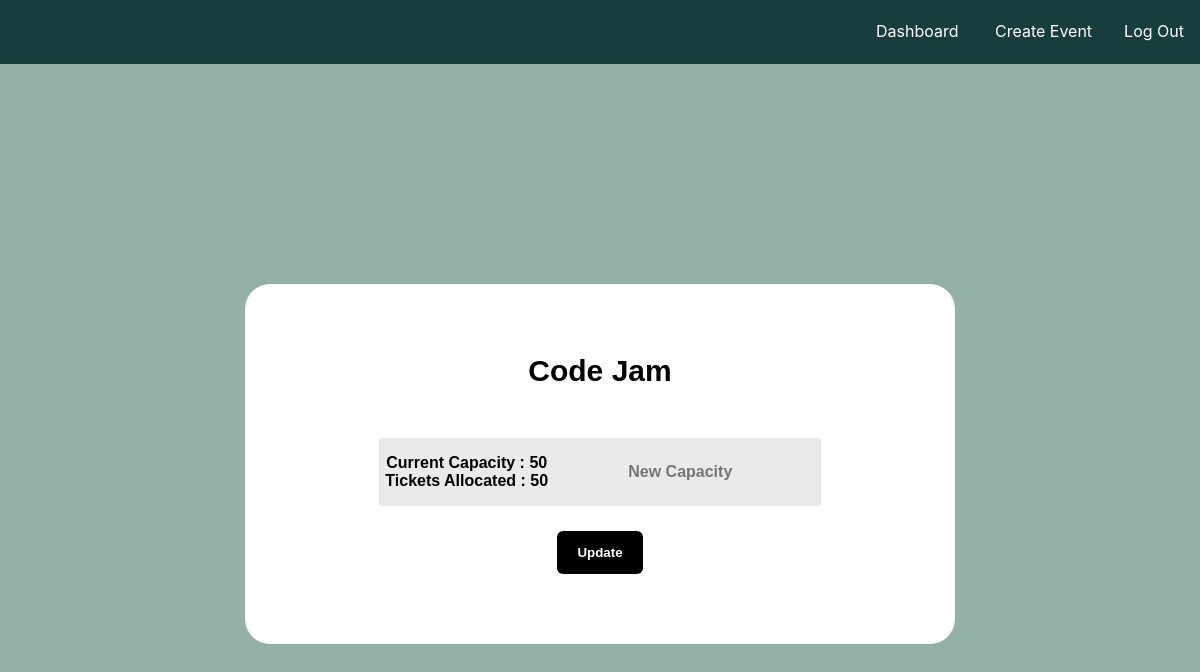
The page /events/edit/2 (signed in) on the database as committed earlier.
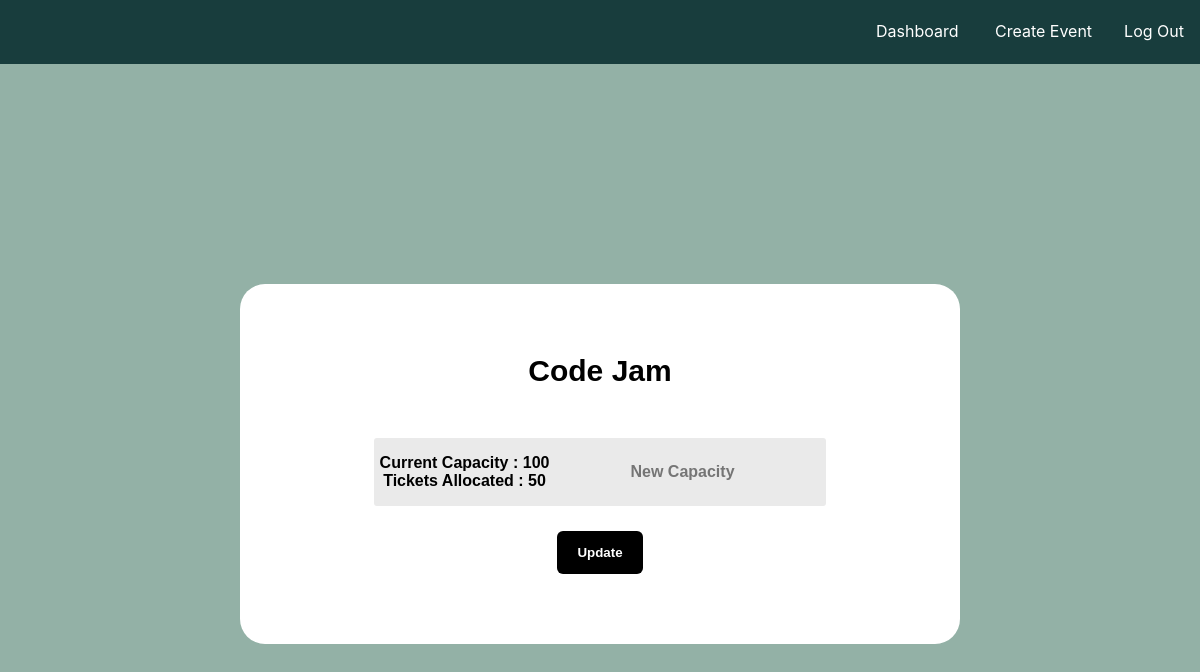
The same page on the database as committed later.
### content/models.py (models this page shows, shortened)
class Event(db.Model):
    __tablename__ = 'event'
    id = db.Column(db.Integer, primary_key = True)
    name = db.Column(db.Text())
    description = db.Column(db.Text())
    date = db.Column(db.Date)   # 1-1 with html type="date"
    start_time = db.Column(db.Time)
    duration = db.Column(db.Time)
    capacity = db.Column(db.Integer)
    tickets_allocated = db.Column(db.Integer, default=0)
    location = db.Column(db.Text())
    cancelled = db.Column(db.Boolean, default=False)
    tickets = db.relationship('Ticket', back_populates='event')
    barcodes = db.relationship('Barcode', back_populates='events')

### eventbyte.py (the view, shortened to what this page needs)
@login_required
@app.route('/events/edit/<int:event_id>', methods=['GET','POST'])
def edit_event(event_id):
   if isSuperUser(current_user):
      try:
         event = Event.query.get(event_id)
      except Exception as e:
         print(e)
         print(f"Erorr occured trying to get details for event {event_id}")
         flash("Error fetching event details", "error")
         return redirect(url_for('all_events'))
      if event is None:
         print("Event does not exist")
         flash("This event doesn't exist", "error")
         return redirect(url_for('all_events'))
      if request.method == 'GET':
         return render_template('/pages/events/edit-event.html',
                                 event = event
                              )
   else:
      flash("Only superusers can edit events", "error")
      return redirect(url_for('dashboard'))

### eventbyte.py (called while the page is built)
@login_manager.user_loader
def load_user(user_id):
   return User.query.get(int(user_id))

def isSuperUser(user) -> bool:
   try:
      super_user = SuperUser.query.get(user.id)
      if super_user:
            return True
      else:
            return False
   except Exception as e:
      print("Error occurred trying to determine if this user was a superuser")
      print(e)
      return False

### templates/pages/events/edit-event.html (shortened to what this page needs)
{% extends 'components/base.html' %}
{% block css %}
<link rel="stylesheet" href="/static/css/tags/forms.css" type="text/css">
<link rel="stylesheet" href="/static/css/pages/events/edit-event.css" type="text/css">
{% endblock %}
{% block navbar %}
    {% include 'components/dashnav.html' %}
{% endblock %}
{% block content %}
<body>
    <div class="page-container">
        <div class="form-container">
            <form id="edit-form" action="/events/edit/{{ event.id }}" method="post">
                <h1> {{ event.name }} </h1>
                <fieldset>
                    <label>Current Capacity : {{ event.capacity }}
                           Tickets Allocated :  {{ event.tickets_allocated }}
                        <input
                            id="new_capacity"
                            name="new_capacity"
                            type="number"
                            min="1"
                            max="10000"
                            placeholder="New Capacity"
                            current_capacity = "{{ event.capacity }}"
                            tickets_allocated = "{{ event.tickets_allocated }}"
                        />
                    </label>
                </fieldset>
                <button class="update" type="submit">Update</button>
            </form>
        </div>
    </div>
</body>
{% endblock %}

Rows that differ between the two databases and show on the page:
changed Event "Code Jam": capacity "50" → "100"
